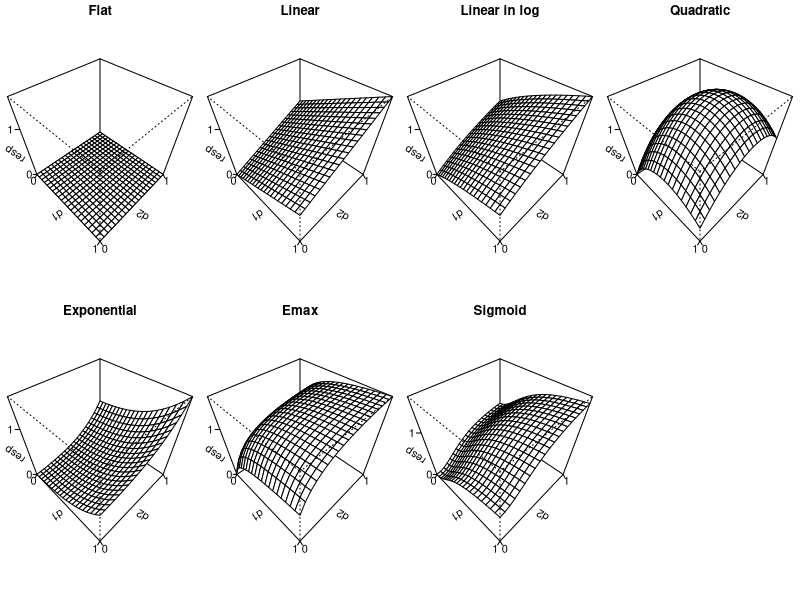

The R source for this figure:
### dose levels for drug A and B in 3D plots:
d1 <- seq(0, 1, by = 0.05)
d2 <- d1
### treatment groups dose levels: 9 dose level as an example
dose.d1 <- c(0, 0.6, 1)
dose.d2 <- c(0, 0.6, 1)
doses <- data.frame(d1 = rep(dose.d1, each = length(dose.d1)), 
                    d2 = rep(dose.d2, length(dose.d2)))

jpeg("true-additive.jpg", res = 500, width = 8, height = 6, unit = "in")
par(mfrow=c(2,4))
par(mai=c(0.2, 0, 0.2, 0))
### Additive effect:
### flat
gen.flat <- function(x, y){
  0*x*y
}
persp(x = d1, y = d2, z = outer(d1, d2, gen.flat), phi = 45, theta = 45,
      xlab = "d1", ylab = "d2", zlim = c(0, 1.5),
      zlab = "resp", ticktype = "detailed", nticks = 2, main = "Flat")
### Linear
gen.linear <- function(x, y){
  0.75*x + 0.75*y
}
persp(x = d1, y = d2, z = outer(d1, d2, gen.linear), phi = 45, theta = 45,
      xlab = "d1", ylab = "d2", zlim = c(0, 1.5),
      zlab = "resp", ticktype = "detailed", nticks = 2, main = "Linear")
### Linear log
gen.linlog <- function(x, y){
  1.082 * log(x + 1) + 1.082* log(y + 1)
}
persp(x = d1, y = d2, z = outer(d1, d2, gen.linlog), phi = 45, theta = 45,
      xlab = "d1", ylab = "d2", zlim = c(0, 1.5),
      zlab = "resp", ticktype = "detailed", nticks = 2, main = "Linear in log") 
### Quadratic
gen.quadratic <- function(x, y){
  2.09*2*0.6*x - 2.09*x^2 + 2.09*2*0.6*y - 2.09*y^2 
}
persp(x = d1, y = d2, z = outer(d1, d2, gen.quadratic), phi = 45, theta = 45,
      xlab = "d1", ylab = "d2", zlim = c(0, 1.5),
      zlab = "resp", ticktype = "detailed", nticks = 2, main = "Quadratic") 
### Exponential
gen.exponential <- function(x, y){
  0.067*(exp(x/0.4) - 1) + 0.067*(exp(y/0.4) - 1)
}
persp(x = d1, y = d2, z = outer(d1, d2, gen.exponential), phi = 45, theta = 45,
      xlab = "d1", ylab = "d2", zlim = c(0, 1.5),
      zlab = "resp", ticktype = "detailed", nticks = 2, main = "Exponential") 
### Emax
gen.emax <- function(x, y){
  0.9*x /(0.2 + x) + 0.9*y/(0.2 + y)
}
persp(x = d1, y = d2, z = outer(d1, d2, gen.emax), phi = 45, theta = 45,
      xlab = "d1", ylab = "d2", zlim = c(0, 1.5),
      zlab = "resp", ticktype = "detailed", nticks = 2, main = "Emax") 
### Sigmoid
gen.sigmoid <- function(x, y){
  0.87*x^2 /(0.4^2 + x^2) + 0.87*y^2/(0.4^2 + y^2)
}
persp(x = d1, y = d2, z = outer(d1, d2, gen.sigmoid), phi = 45, theta = 45,
      xlab = "d1", ylab = "d2", zlim = c(0, 1.6),
      zlab = "resp", ticktype = "detailed", nticks = 2, main = "Sigmoid") 
#max(outer(d1, d2, gen.sigmoid))
### 6 step functions
### dose levels for drug A and B in 3D plots:
d1 <- seq(0, 1, by = 0.05)
d2 <- d1
### treatment groups dose levels: 9 dose level as an example
dose.d1 <- c(0, 0.6, 1)
dose.d2 <- c(0, 0.6, 1)
doses <- data.frame(d1 = rep(dose.d1, each = length(dose.d1)), 
                    d2 = rep(dose.d2, length(dose.d2)))

#gen.step <- function(x, y){
#  ifelse(x + y <= a, 0, 1.5)
#}
#a <- 0.8
#persp(x = d1, y = d2, z = outer(d1, d2, gen.step), phi = 45, theta = 45,
#      xlab = "d1", ylab = "d2", zlim = c(0, 1.5),
#      zlab = "resp", ticktype = "detailed", nticks = 2, main = "step")
dev.off()

